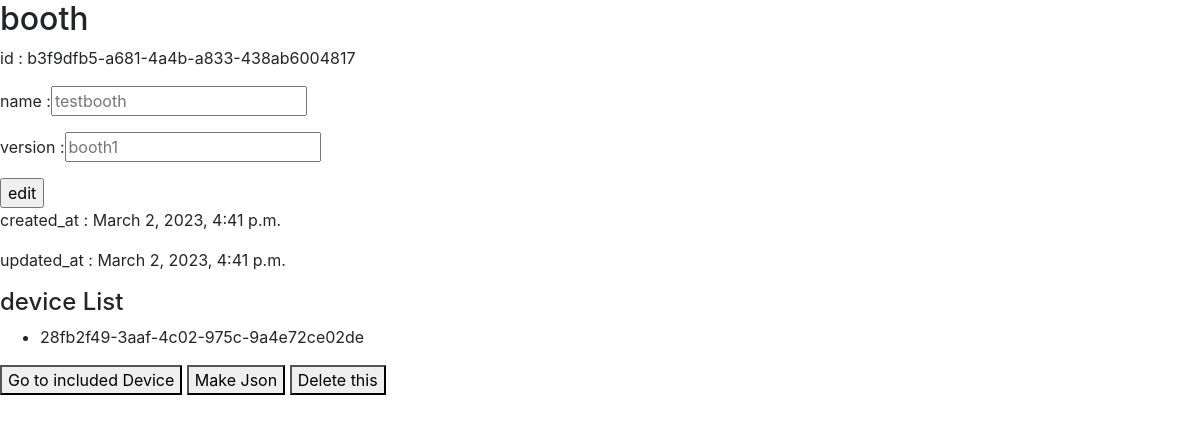
Page /api/v1/booth/b3f9dfb5-a681-4a4b-a833-438ab6004817/ on the committed database.
### booth/models.py (models this page shows)
class Booth(models.Model):
    id = models.CharField(max_length= 36, primary_key= True, default=uuid.uuid4())
    name = models.CharField(max_length=50)
    version = models.CharField(max_length=36)
    created_at = models.DateTimeField(auto_now_add= True)
    updated_at = models.DateTimeField(auto_now=True)

class Booth_Device(models.Model):
    booth = models.ForeignKey(Booth, on_delete=models.CASCADE)
    device = models.ForeignKey('device.Device', on_delete=models.CASCADE)

### device/models.py (models this page shows)
class Device(models.Model):
    id = models.CharField(max_length= 36, primary_key= True, default=uuid.uuid4())
    name = models.CharField(max_length=50)
    vendor = models.CharField(max_length=50)
    version = models.CharField(max_length=36)
    created_at = models.DateTimeField(auto_now_add= True)
    updated_at = models.DateTimeField(auto_now=True)

### booth/views.py (the view, shortened to what this page needs)
# urls.py: path('<booth_id>/',views.boothInfo),
@csrf_exempt
def boothInfo(request, booth_id):
    if request.method == 'GET':
        device_list = Booth_Device.objects.filter(booth_id=booth_id)
        booth = Booth.objects.filter(id=booth_id)
        booth = booth.get()
        context = {'category': 'booth', 'sub_category': 'device', 'element': booth, 'list': device_list}
        return render(request, 'boothviewer.html', context)

### templates/boothviewer.html (shortened to what this page needs)
<body>
{% load static %}
<link rel="stylesheet" type="text/css" href="{% static 'bootstrap.min.css' %}">
<h2>{{ category }}</h2>
    <form method = "POST">
        <div class = "form-inline form-group">
            <label>id : {{ element.id }}</label>
        </div>
        <div class = "form-inline form-group">
            <label>name : </label><label>
            <input name="name" type="text" placeholder={{ element.name }} >
        </label>
        </div>
        <div class = "form-inline form-group">
            <label>version : </label><label>
            <input name="version" type="text" placeholder={{ element.version }} >
        </label>
        </div>
        <input type="submit" value = "edit">
        <div class = "form-inline form-group">
            <label> created_at : {{ element.created_at }} </label>
        </div>
        <div class = "form-inline form-group">
            <label>updated_at : {{ element.updated_at }} </label>
        </div>
    </form>
    {% if category != 'sensor' %}
        <h4>{{ sub_category }} List</h4>
        {% if list %}
            <ul>
                {% for item in list %}
                    <li>
                        <p>{{ item.device.id }}</p>
                    </li>
                {% endfor %}
            </ul>
        {% else %}
            <p> There is no {{ sub_category }} in {{ category }}</p>
        {% endif %}
    {% endif %}
    <button type = "button" onclick="location.href='device'">Go to included Device</button>
    <button type = "button" onclick="location.href='json'">Make Json</button>
    <button type = "button" class = "delete-item">Delete this</button>
</body>

### rows in the picture
Booth: id "b3f9dfb5-a681-4a4b-a833-438ab6004817", name "testbooth", version "booth1", created_at "March 2, 2023, 4:41 p.m.", updated_at "March 2, 2023, 4:41 p.m."
Booth_Device: device.id "28fb2f49-3aaf-4c02-975c-9a4e72ce02de"

### other values in the picture
{{ category }} "booth"
{{ sub_category }} "device"
